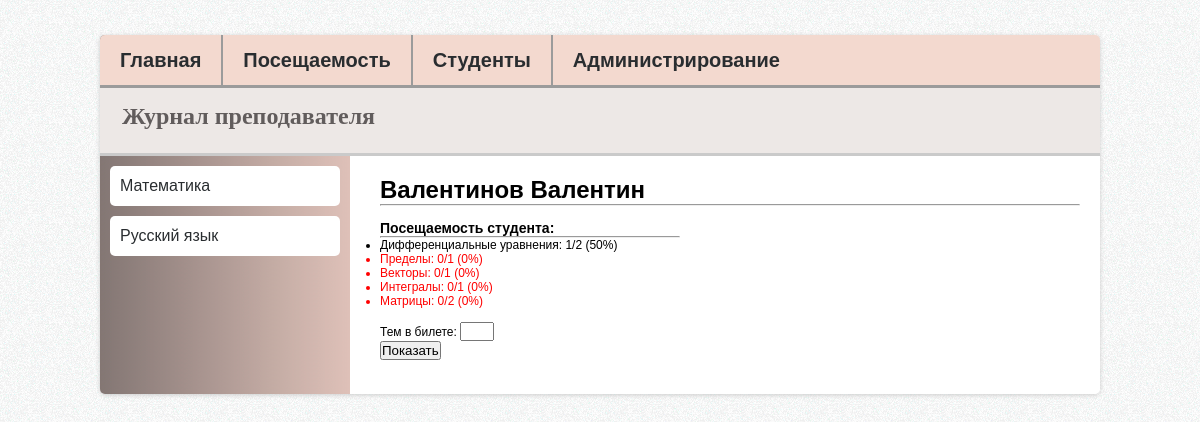
The page /student/3/8 on the database as committed earlier.
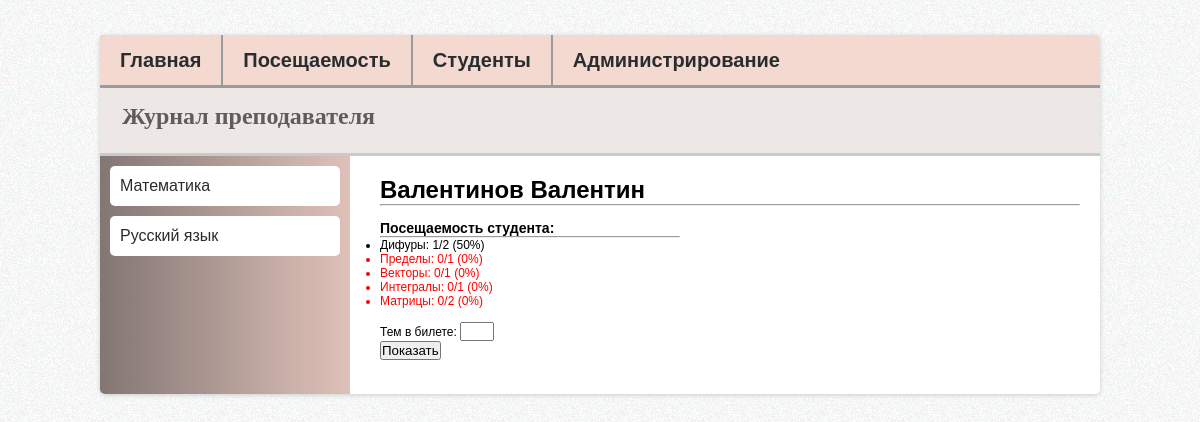
The same page on the database as committed later.
### study/models.py (models this page shows)
class Subsection(models.Model):
    subject = models.ForeignKey('Subject')
    title = models.TextField()
    def __str__(self):
        return str(self.title)

### study/views.py (the view)
# urls.py: url(r'^student/(?P<subject_id>[0-9]+)/(?P<student_id>[0-9]+)', views.student, name='student'),
def student(request, subject_id, student_id):
    student = Student.objects.get(id=student_id)
    subject = Subject.objects.get(id=subject_id)
    student_lessons = []
    lessons_dict = __get_student_lessons_dict(StudentLesson.objects.order_by('student'), Student.objects.order_by('name'))
    subsections_list = Subsection.objects.filter(subject=subject)
    student_info = __get_student_info(lessons_dict, subsections_list, student)
    lessons_info = {}
    for subsection in subsections_list:
        counter = 0
        for lesson in Lesson.objects.order_by('id'):
            if lesson.subsection == subsection:
                counter += 1
        lessons_info[subsection] = counter
    student_percentage = {}
    for subsection in subsections_list:
        student_percentage[subsection] = int(student_info[subsection] * 100 / (lessons_info[subsection] if lessons_info[subsection] > 0 else 1))
    amount = 0
    tickets = []
    try:
        amount = int(request.POST['amount'])
        import operator
        tickets = [item[0] for item in sorted(student_percentage.items(), key=operator.itemgetter(1), reverse=False)[0:amount]]
    except:
        pass
    context = {
        'student_info': student_info,
        'lessons_info': lessons_info,
        'student': student,
        'subjects_list': Subject.objects.order_by('title'),
        'student_percentage': student_percentage,
        'tickets': tickets
        }
    return render(request, 'study/student.html', context)

### study/models.py (called while the page is built)
    def __str__(self):
        return self.title

### study/views.py (called while the page is built)
def __get_student_lessons_dict(student_lesson_list, students_list):
    result = {}
    for student in students_list:
        result[student] = []
        for student_lesson in student_lesson_list:
            if student_lesson.student == student:
                result[student].append(student_lesson.lesson)
    return result

def __get_student_info(lessons_dict, subsections_list, student):
    student_info = {}
    for subsection in subsections_list:
        counter = 0
        for lesson in lessons_dict[student]:
            if lesson.subsection == subsection:
                counter += 1
        student_info[subsection] = counter
    return student_info

@register.filter
def get_item(dictionary, key):
    return dictionary.get(key)

### study/templates/study/student.html (shortened to what this page needs)
{% extends 'study/base.html' %}
{% block content %}
<h1>{{student.name}}</h1><hr><br>
<h3>Посещаемость студента:</h3><hr style="margin-right:400px">
<ul>
    {% for subsection in student_info %}
    <li
            {% if student_percentage|get_item:subsection <= 5 %}
                style="color:red"
            {% endif %}
            >
        {{ subsection }}: {{ student_info|get_item:subsection }}/{{ lessons_info|get_item:subsection }} ({{ student_percentage|get_item:subsection }}%)
    </li>
    {% endfor %}
</ul>
<br>
<form action="" method="post">
    <p>Тем в билете: <input type="text" name="amount" style="width:30px"></p>
    <p><input type="submit" value="Показать"></p><br>
</form>
{% endblock %}
{% block sidebar %}
    <div id="subject_name">
        <ul>
            {% for subject in subjects_list %}
                <li><a href="{% url 'study:student' subject.id student.id %}">{{ subject }}</a></li>
            {% endfor %}
        </ul>
    </div>
{% endblock %}

Rows that differ between the two databases and show on the page:
changed Subsection: title "Дифференциальные уравнения" → "Дифуры"
